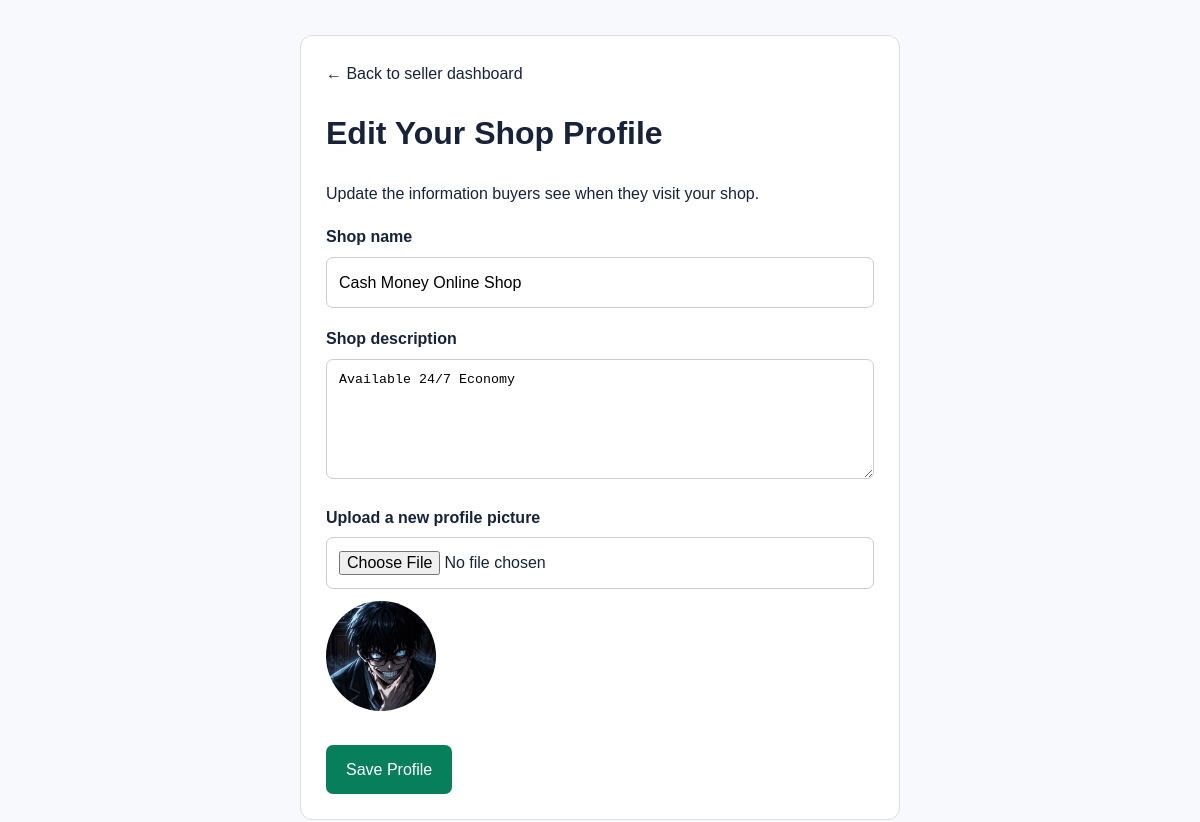
The page /edit-seller-profile (signed in) on the database its author committed.
### tables this page shows
CREATE TABLE users (
            id INTEGER PRIMARY KEY AUTOINCREMENT,
            name TEXT NOT NULL,
            email TEXT NOT NULL UNIQUE,
            password_hash TEXT NOT NULL,
            role TEXT NOT NULL CHECK(role IN ('buyer', 'seller')),
            created_at TIMESTAMP DEFAULT CURRENT_TIMESTAMP
        , profile_image TEXT, shop_description TEXT);

### app.py (the view, shortened to what this page needs)
@app.route("/edit-seller-profile", methods=["GET", "POST"])
def edit_seller_profile():
    if "user_id" not in session:
        return redirect(url_for("login"))
    if session.get("user_role") != "seller":
        flash("Only sellers can edit seller profiles.", "error")
        return redirect(url_for("home"))
    connection = get_db_connection()
    try:
        seller = connection.execute("""
            SELECT id, name, profile_image, shop_description
            FROM users
            WHERE id = ? AND role = 'seller'
        """, (session["user_id"],)).fetchone()
        if seller is None:
            flash("Seller account not found.", "error")
            return redirect(url_for("home"))
        return render_template(
            "edit_seller_profile.html",
            seller=seller
        )
    finally:
        connection.close()

### app.py (called while the page is built)
def get_db_connection():
    connection = sqlite3.connect(DATABASE)
    connection.row_factory = sqlite3.Row
    return connection

@app.context_processor
def inject_unread_messages():
    unread_messages = 0
    if "user_id" in session:
        connection = get_db_connection()
        try:
            unread_messages = connection.execute("""
                SELECT COUNT(*)
                FROM messages m
                JOIN conversations c
                    ON c.id = m.conversation_id
                WHERE m.is_read = 0
                AND m.sender_id != ?
                AND (c.buyer_id = ? OR c.seller_id = ?)
            """, (
                session["user_id"],
                session["user_id"],
                session["user_id"]
            )).fetchone()[0]
        finally:
            connection.close()
    return {
        "unread_messages": unread_messages
    }

### templates/edit_seller_profile.html (shortened to what this page needs)
<!DOCTYPE html>
<html lang="en">
<head>
    <link rel="stylesheet"
          href="{{ url_for('static', filename='css/style.css') }}">
</head>
<body>
    <main class="profile-form">
        <a href="{{ url_for('seller_dashboard') }}">
            ← Back to seller dashboard
        </a>
        <h1>Edit Your Shop Profile</h1>
        <p>Update the information buyers see when they visit your shop.</p>
        <form method="POST"
              enctype="multipart/form-data">
            <label for="shop_name">Shop name</label>
            <input
                type="text"
                id="shop_name"
                name="shop_name"
                maxlength="100"
                value="{{ seller['name'] }}"
                required
            >
            <label for="shop_description">Shop description</label>
            <textarea
                id="shop_description"
                name="shop_description"
                maxlength="1000"
                placeholder="Tell buyers about your shop and products..."
            >{{ seller['shop_description'] or '' }}</textarea>
            <label for="profile_image">Upload a new profile picture</label>
            <input
    type="file"
    id="profile_image"
    name="profile_image"
    accept="image/png,image/jpeg,image/webp"
>
<img
    id="image-preview"
    class="current-picture"
    src="{% if seller['profile_image'] %}{{ url_for('static', filename=seller['profile_image']) }}{% else %}{{ url_for('static', filename='images/default-profile.png') }}{% endif %}"
    alt="Profile picture preview"
>
            <button type="submit" class="save-button">
                Save Profile
            </button>
        </form>
    </main>
</body>
</html>

### static/style.css (style rules this page uses)
:root { --navy: #102846; --blue: #1769e0; --blue-light: #eaf2ff; --text: #172338; --muted: #69778a; --border: #e4eaf2; --background: #f7f9fc; --white: #ffffff; }
* { box-sizing: border-box; }
html { scroll-behavior: smooth; }
body { margin: 0; font-family: Arial, Helvetica, sans-serif; color: var(--text); background: var(--background); line-height: 1.6; }
a { color: inherit; text-decoration: none; }
button, input { font: inherit; }
button, a { -webkit-tap-highlight-color: transparent; }

### templates/edit_seller_profile.html (style rules this page uses)
.profile-form { max-width: 600px; margin: 35px auto; padding: 25px; background: white; border: 1px solid #ddd; border-radius: 12px; }
.profile-form label { display: block; margin-top: 18px; margin-bottom: 7px; font-weight: bold; }
.profile-form input, .profile-form textarea { width: 100%; box-sizing: border-box; padding: 12px; border: 1px solid #ccc; border-radius: 7px; }
.profile-form textarea { min-height: 120px; resize: vertical; }
.current-picture { width: 110px; height: 110px; object-fit: cover; border-radius: 50%; display: block; margin: 12px 0; }
.save-button { margin-top: 22px; padding: 12px 20px; border: none; border-radius: 7px; background: #087f5b; color: white; cursor: pointer; }

### rows shown on the page
users: shop_name "Cash Money Online Shop", shop_description "Available 24/7 Economy", profile_image (picture)
